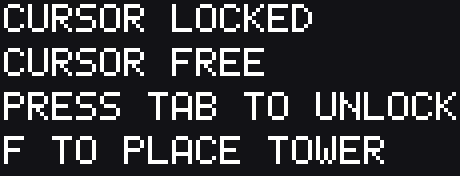

Write the Python code that produced this figure.
"""Verify the 5x7 bitmap font used by BloonsVR's cursor button before porting it to C#.

Renders the exact strings the in-game button shows and writes a PNG so the glyphs can be eyeballed.
Run with:  uv run --with pillow python tools\font_preview.py
"""
from PIL import Image

# Each glyph is 5 columns, one byte per column, bit 0 = top row. 7 rows tall.
FONT = {
    'A': [0x7E, 0x11, 0x11, 0x11, 0x7E],
    'B': [0x7F, 0x49, 0x49, 0x49, 0x36],
    'C': [0x3E, 0x41, 0x41, 0x41, 0x22],
    'D': [0x7F, 0x41, 0x41, 0x22, 0x1C],
    'E': [0x7F, 0x49, 0x49, 0x49, 0x41],
    'F': [0x7F, 0x09, 0x09, 0x09, 0x01],
    'G': [0x3E, 0x41, 0x49, 0x49, 0x7A],
    'H': [0x7F, 0x08, 0x08, 0x08, 0x7F],
    'I': [0x00, 0x41, 0x7F, 0x41, 0x00],
    'J': [0x20, 0x40, 0x41, 0x3F, 0x01],
    'K': [0x7F, 0x08, 0x14, 0x22, 0x41],
    'L': [0x7F, 0x40, 0x40, 0x40, 0x40],
    'M': [0x7F, 0x02, 0x0C, 0x02, 0x7F],
    'N': [0x7F, 0x04, 0x08, 0x10, 0x7F],
    'O': [0x3E, 0x41, 0x41, 0x41, 0x3E],
    'P': [0x7F, 0x09, 0x09, 0x09, 0x06],
    'Q': [0x3E, 0x41, 0x51, 0x21, 0x5E],
    'R': [0x7F, 0x09, 0x19, 0x29, 0x46],
    'S': [0x46, 0x49, 0x49, 0x49, 0x31],
    'T': [0x01, 0x01, 0x7F, 0x01, 0x01],
    'U': [0x3F, 0x40, 0x40, 0x40, 0x3F],
    'V': [0x1F, 0x20, 0x40, 0x20, 0x1F],
    'W': [0x3F, 0x40, 0x38, 0x40, 0x3F],
    'X': [0x63, 0x14, 0x08, 0x14, 0x63],
    'Y': [0x07, 0x08, 0x70, 0x08, 0x07],
    'Z': [0x61, 0x51, 0x49, 0x45, 0x43],
    '0': [0x3E, 0x51, 0x49, 0x45, 0x3E],
    '1': [0x00, 0x42, 0x7F, 0x40, 0x00],
    '2': [0x42, 0x61, 0x51, 0x49, 0x46],
    '3': [0x21, 0x41, 0x45, 0x4B, 0x31],
    '4': [0x18, 0x14, 0x12, 0x7F, 0x10],
    '5': [0x27, 0x45, 0x45, 0x45, 0x39],
    '6': [0x3C, 0x4A, 0x49, 0x49, 0x30],
    '7': [0x01, 0x71, 0x09, 0x05, 0x03],
    '8': [0x36, 0x49, 0x49, 0x49, 0x36],
    '9': [0x06, 0x49, 0x49, 0x29, 0x1E],
    ' ': [0x00, 0x00, 0x00, 0x00, 0x00],
    '-': [0x08, 0x08, 0x08, 0x08, 0x08],
    ':': [0x00, 0x36, 0x36, 0x00, 0x00],
    '.': [0x00, 0x60, 0x60, 0x00, 0x00],
    '/': [0x20, 0x10, 0x08, 0x04, 0x02],
    '+': [0x08, 0x08, 0x3E, 0x08, 0x08],
}


def render(text, scale=4, pad=4):
    width = (len(text) * 6 - 1) * scale + pad * 2
    height = 7 * scale + pad * 2
    img = Image.new('RGB', (width, height), (18, 18, 22))
    px = img.load()
    for index, char in enumerate(text.upper()):
        glyph = FONT.get(char)
        if glyph is None:
            continue
        for col, bits in enumerate(glyph):
            for row in range(7):
                if not bits & (1 << row):
                    continue
                x0 = pad + (index * 6 + col) * scale
                y0 = pad + row * scale
                for dx in range(scale):
                    for dy in range(scale):
                        px[x0 + dx, y0 + dy] = (255, 255, 255)
    return img


if __name__ == '__main__':
    lines = ["CURSOR LOCKED", "CURSOR FREE", "PRESS TAB TO UNLOCK", "F TO PLACE TOWER"]
    strip = Image.new('RGB', (max(render(t).width for t in lines), sum(render(t).height + 8 for t in lines)), (18, 18, 22))
    y = 0
    for line in lines:
        img = render(line)
        strip.paste(img, (0, y))
        y += img.height + 8
    strip.save('font_preview.png')
    print('wrote font_preview.png', strip.size)
